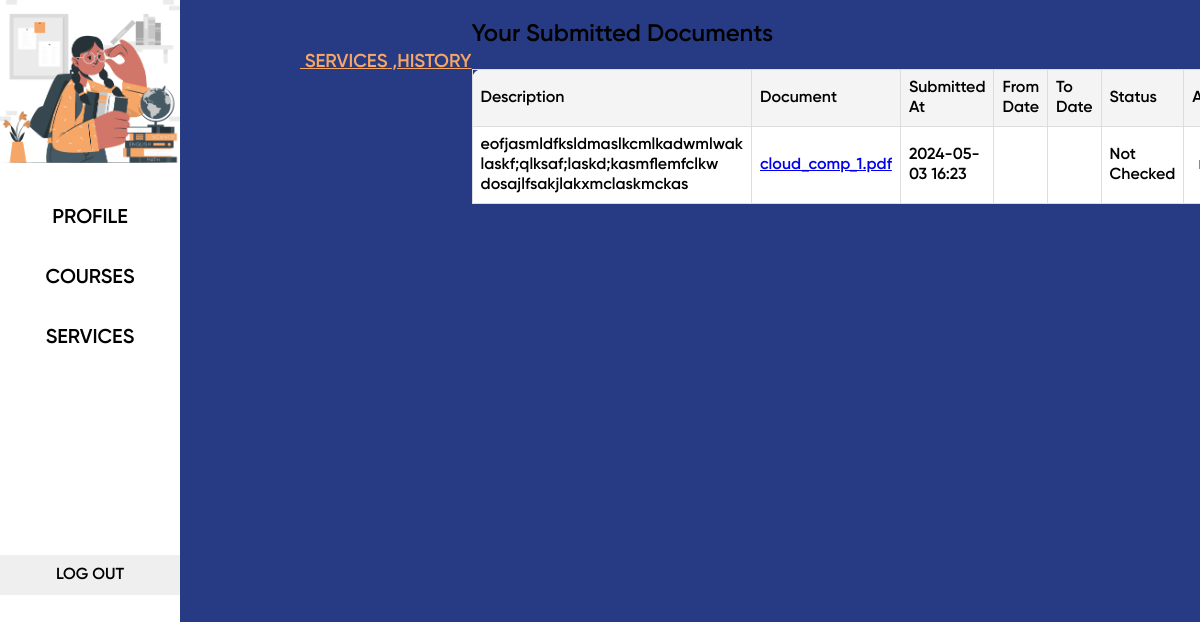
The app's page /student_docuemnt_history/ (signed in), older data.
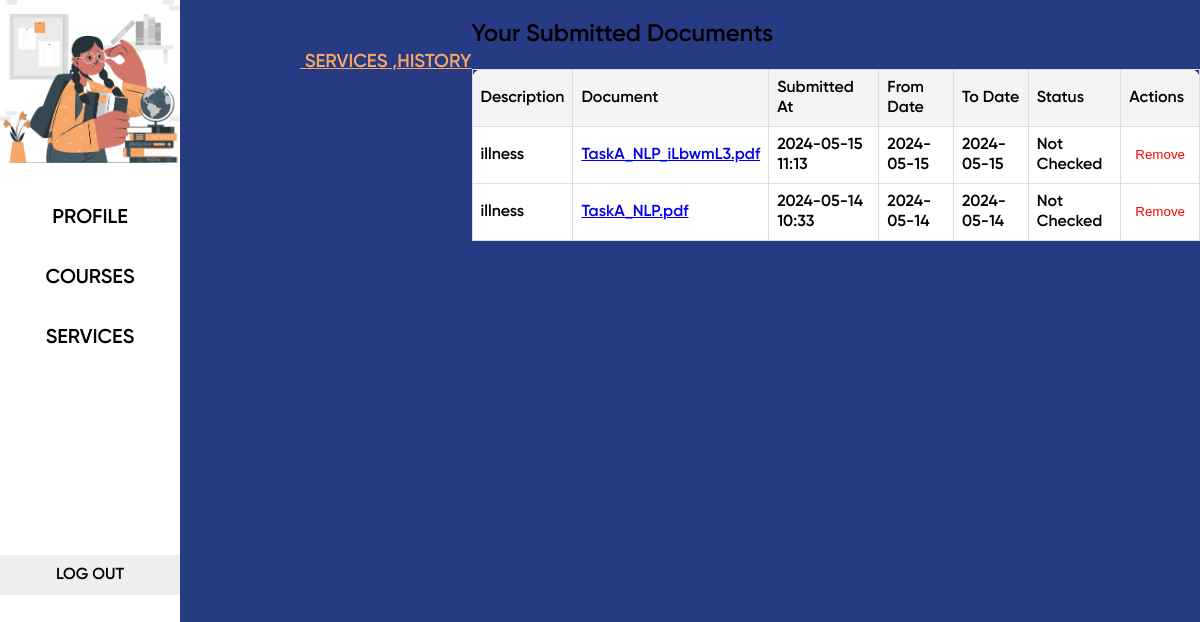
The same page, newer data.
### dashboard/models.py (models this page shows, shortened)
class SubmittedDocument(models.Model):
    student = models.ForeignKey(CustomUser, on_delete=models.CASCADE, related_name="documents")
    description = models.TextField()
    document = models.FileField(upload_to='student_documents/')
    submitted_at = models.DateTimeField(auto_now_add=True)
    from_date = models.DateTimeField(blank=False)
    to_date = models.DateTimeField(blank=False)
    ACCEPTED_CHOICES = [
        (0, 'Not Checked'),
        (1, 'Accepted'),
        (2, 'Rejected')
    ]
    accepted = models.IntegerField(default=0, choices=ACCEPTED_CHOICES)

### dashboard/views.py (the view, shortened to what this page needs)
# urls.py: path('student_docuemnt_history/', views.student_document_history ,name='student_document_history'),
@login_required
def student_document_history(request):
    documents = SubmittedDocument.objects.filter(student=request.user).order_by('-submitted_at')
    return render(request, 'dashboard/student_history.html', {'documents': documents})

### dashboard/templates/dashboard/student_history.html (shortened to what this page needs)
{% extends "dashboard/student_base.html" %}
{% block content %}
<div class="hirarchi">
    <h3 onclick="window.location.href='{% url 'dashboard:student_document_submission'%}'" >&nbsp;SERVICES</h3>
    <h3 onclick="window.location.href='{% url 'dashboard:student_document_history' %}'" >&nbsp;,HISTORY</h3>
</div>
<br>
<div class="document-section">
<h2>Your Submitted Documents</h2>
<table>
    <thead>
        <tr>
            <th>Description</th>
            <th>Document</th>
            <th>Submitted At</th>
            <th>From Date</th>
            <th>To Date</th>
            <th>Status</th>
            <th>Actions</th>
        </tr>
    </thead>
    <tbody>
        {% for document in documents %}
        <tr>
            <td>{{ document.description }}</td>
            <td><a href="{{ document.document.url }}" target="_blank">{{ document.document.name|cut:"student_documents/" }}</a></td>
            <td>{{ document.submitted_at|date:"Y-m-d H:i" }}</td>
            <td>{{ document.from_date|date:"Y-m-d " }}</td>
            <td>{{ document.to_date|date:"Y-m-d " }}</td>
            <td>
                {% if document.accepted == 0 %}
                    Not Checked
                {% elif document.accepted == 1 %}
                    Accepted
                {% else %}
                    Rejected
                {% endif %}
            </td>
            <td>
                <form action="" method="post">
                    <button type="submit" class="btn-remove" onclick="return confirm('Are you sure you want to remove this document?');">Remove</button>
                </form>
            </td>
        </tr>
        {% empty %}
        <tr>
            <td colspan="7">No documents submitted.</td>
        </tr>
        {% endfor %}
    </tbody>
</table>
</div>
{% endblock content %}

Row changes from the older to the newer data that the page shows:
removed SubmittedDocument: description "eofjasmldfksldmaslkcmlkadwmlwak laskf;qlksaf;laskd;kasmflemfclkw dosajlfsakjlakxmclaskmckas", document.name "cloud_comp_1.pdf", submitted_at "2024-05-03 16:23", accepted "Not Checked"
added SubmittedDocument: description "illness", document.name "TaskA_NLP_iLbwmL3.pdf", submitted_at "2024-05-15 11:13", from_date "2024-05-15", to_date "2024-05-15", accepted "Not Checked"
added SubmittedDocument: description "illness", document.name "TaskA_NLP.pdf", submitted_at "2024-05-14 10:33", from_date "2024-05-14", to_date "2024-05-14", accepted "Not Checked"
